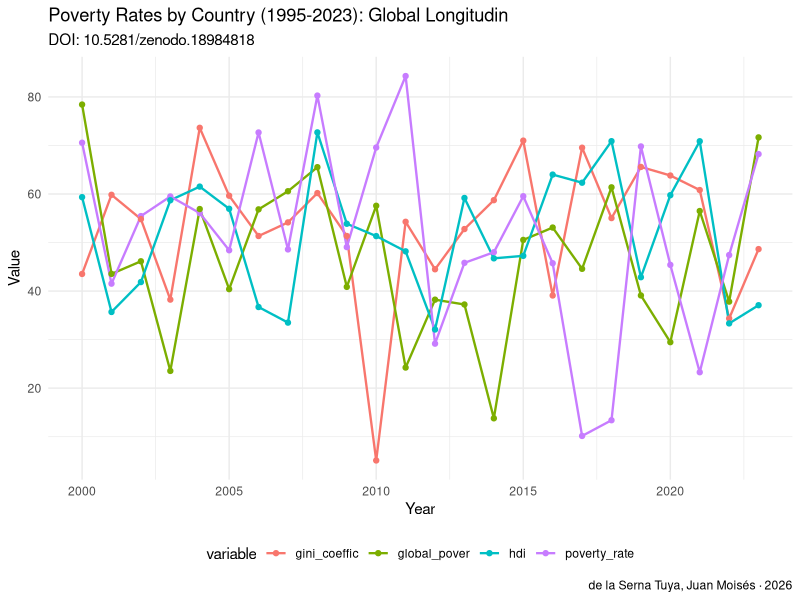

This figure's R source:
# analysis.R — Poverty Rates by Country (1995-2023): Global Longitudinal Dataset
# DOI: 10.5281/zenodo.18984818
# Author: de la Serna Tuya, Juan Moisés · ORCID: 0000-0002-8401-8018
# License: CC0 1.0

# ── SETUP ──────────────────────────────────────────────────────────────────
# Install required packages if needed:
# install.packages(c("readr","ggplot2","dplyr","tidyr"))

library(readr)
library(ggplot2)
library(dplyr)

# ── LOAD DATA ──────────────────────────────────────────────────────────────
# Download dataset from: https://doi.org/10.5281/zenodo.18984818
# df <- read_csv("dataset.csv")

# Example with synthetic data
set.seed(42)
years <- 2000:2023
df <- data.frame(
  year = years,
    poverty_rate = rnorm(length(years), 50, 15),
  global_pover = rnorm(length(years), 50, 15),
  gini_coeffic = rnorm(length(years), 50, 15),
  hdi = rnorm(length(years), 50, 15),
  stringsAsFactors = FALSE
)

cat("Dataset: Poverty Rates by Country (1995-2023): Global Longi\n")
cat("DOI: 10.5281/zenodo.18984818\n")
cat("Dimensions:", nrow(df), "x", ncol(df), "\n\n")
print(head(df))
print(summary(df))

# ── VISUALIZATION ──────────────────────────────────────────────────────────
# Temporal trend
p1 <- df %>%
  tidyr::pivot_longer(-year, names_to="variable", values_to="value") %>%
  ggplot(aes(x=year, y=value, color=variable)) +
  geom_line(size=0.8) +
  geom_point(size=1.5) +
  labs(title="Poverty Rates by Country (1995-2023): Global Longitudin",
       subtitle="DOI: 10.5281/zenodo.18984818",
       x="Year", y="Value",
       caption="de la Serna Tuya, Juan Moisés · 2026") +
  theme_minimal() +
  theme(legend.position="bottom")

ggsave("figures/analysis_output_r.png", p1, width=10, height=6, dpi=150)
cat("\nFigure saved: figures/analysis_output_r.png\n")

# ── CITATION ───────────────────────────────────────────────────────────────
cat("\nCitation:\n")
cat("de la Serna Tuya, Juan Moisés (2026). Poverty Rates by Country (1995-2023): Global Longitudinal Dataset. Zenodo. https://doi.org/10.5281/zenodo.18984818\n")
